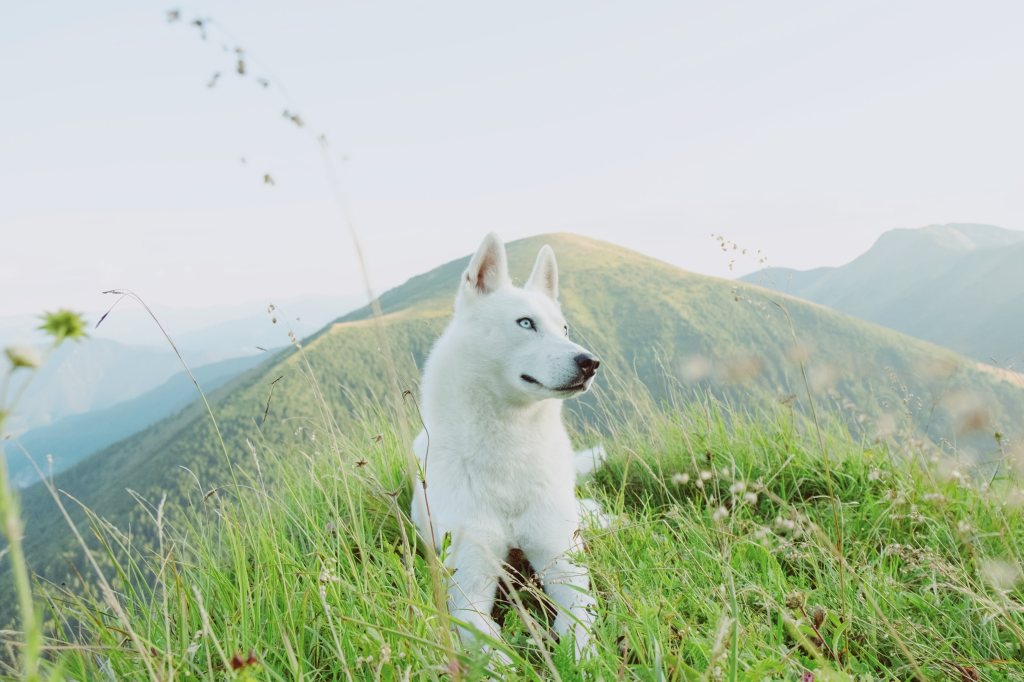
#> input picture PIL or Pillow Module in Python/Dog.jpg, 3072 x 2046 px (shown at 1/3 size)
$ python WriteTextOnImage.py
#> lines starting #> are read from the running program, lines starting #| are printed output that depends on the picture
from PIL import Image, ImageDraw, ImageFont

dog = Image.open('Dog.jpg')
#> dog is the input picture: PIL image 3072x2046 RGB; mean R, G, B 180.9, 194.1, 174.6
draw = ImageDraw.Draw(dog)

points = (2000, 1000)
string = "I love Dogs"
font1 = ImageFont.truetype('arial.ttf', 70)

draw.text(points, string, 'Black', font=font1)

dog.show()
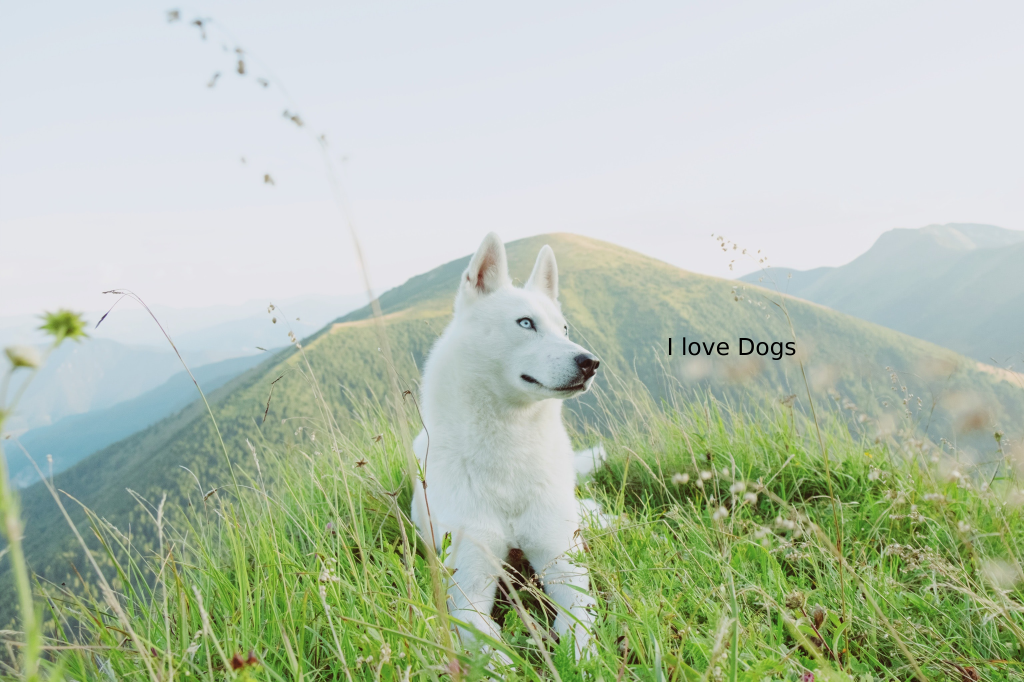
#> shown: PIL image 3072x2046 RGB (shown at 1/3 size); mean R, G, B 180.8, 194, 174.5
